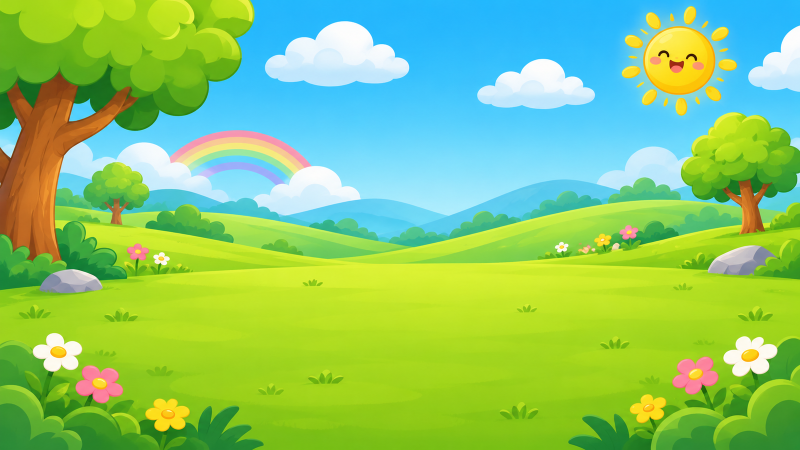
#> input picture assets/images/bg/bg_home.png, 1600 x 900 px (shown at 1/2 size)
$ python -i import_images.py   (imports and definitions only)
#> lines starting #> are read from the running program, lines starting #| are printed output that depends on the picture; after the words box and inside, x2 and y2 are one past the last pixel; in counts of white or black regions, pixels touching at a corner belong together
#> further down, picture is the input picture: PIL image 1600x900 RGB; mean R, G, B 136.5, 200.7, 111
"""Üretilen görselleri oyuna aktarır.

Kullanım: python tool/import_images.py <kaynak_klasör>

Kaynak klasördeki, docs/gorsel-promptlari.md içindeki adlarla kaydedilmiş resim
dosyalarını (PNG, JPEG, WebP) bulur; şeffaf olmayanların (beyaz ya da damalı) arka planını
temizler, kenar boşluklarını kırpar, uygun boyuta küçültür ve assets/images/
altındaki doğru klasöre yazar. Kaynak dosyalara dokunmaz.
"""
import os
import sys

import numpy as np
from PIL import Image, ImageChops, ImageDraw, ImageFilter

ROOT = os.path.join(os.path.dirname(os.path.abspath(__file__)), "..", "assets", "images")

OBJECTS = [
    "apple", "banana", "strawberry", "orange", "grapes", "watermelon", "pear", "cherry",
    "cat", "dog", "rabbit", "elephant", "lion", "frog", "fish", "bird",
    "car", "bus", "plane", "boat", "train", "balloon", "ball", "star",
    "lemon", "tomato", "cucumber", "eggplant", "potato", "broccoli", "pumpkin",
]
GAMES = [
    "shapes", "memory", "shadow", "count", "pattern", "odd", "puzzle", "sort",
    "maze", "color", "groups", "simon", "diff", "dots",
    "scene", "duel", "music", "wardrobe",
    "jobs", "seasons", "clock", "letters", "story", "animals", "fruits",
]
JOBS = [
    "job_firefighter", "job_doctor", "job_cook", "job_teacher", "job_builder", "job_painter", "job_postman", "job_pilot", "job_farmer",
    "tool_hose", "tool_stethoscope", "tool_pot", "tool_book", "tool_hammer", "tool_palette", "tool_envelope",
]
SEASONS = [
    "season_spring", "season_summer", "season_autumn", "season_winter",
    "dress_spring", "dress_summer", "dress_autumn", "dress_winter",
]
STORIES = [f"story_{name}_{page}" for name in ["ball", "seed", "rain", "share", "sleep"] for page in range(1, 7)]
OUTFITS = ["acc_cap", "acc_flower", "acc_glasses", "acc_party", "acc_bow", "acc_explorer", "acc_tophat", "acc_crown"]
STICKERS = [
    "st_cow", "st_goat", "st_chicken", "st_horse", "st_sheep", "st_duck", "st_tractor", "st_barn", "st_sunflower", "st_carrot", "st_corn", "st_rooster",
    "st_whale", "st_octopus", "st_crab", "st_turtle", "st_dolphin", "st_shark", "st_starfish", "st_clownfish", "st_seahorse", "st_jellyfish", "st_submarine", "st_anchor",
    "st_rocket", "st_rover", "st_planet", "st_mars", "st_star", "st_astronaut", "st_comet", "st_earth", "st_sun", "st_telescope", "st_satellite", "st_robot",
]
UI = [
    "lock", "star_full", "star_empty", "crown", "card_back", "btn_play", "btn_back", "btn_home",
    "btn_replay", "btn_next", "btn_sound_on", "btn_sound_off", "btn_parents",
    "btn_help", "btn_close", "prompt_tree", "btn_done", "btn_eraser", "btn_trash", "icon_gift", "icon_album",
]

EXTENSIONS = {".png", ".jpg", ".jpeg", ".jfif", ".webp"}

# dosya adı -> (klasör, en uzun kenar, şeffaf kesim mi?)
TARGETS = {}
# [14 lines not run here, left out]
TARGETS["logo"] = ("ui", 1024, True)
# [2 lines not run here, left out]
TARGETS["level_stop"] = ("ui", 512, True)
# [6 lines not run here, left out]
# Kareye oturtulmayan, kendi en-boy oranında kalan görseller.
WIDE = {"logo", "level_stop"}


def remove_baked_background(im, keep_all=False):
    """Kenarlardan başlayıp açık renkli, renksiz (beyaz/gri damalı) zemini siler.

    Çizimlerin koyu dış çizgisi taşmayı durdurur; içerideki beyaz alanlar
    (göz, karın, kuyruk ucu) korunur.
    """
#> called with keep_all = False
    rgb = im.convert("RGB")
    r, g, b = rgb.split()
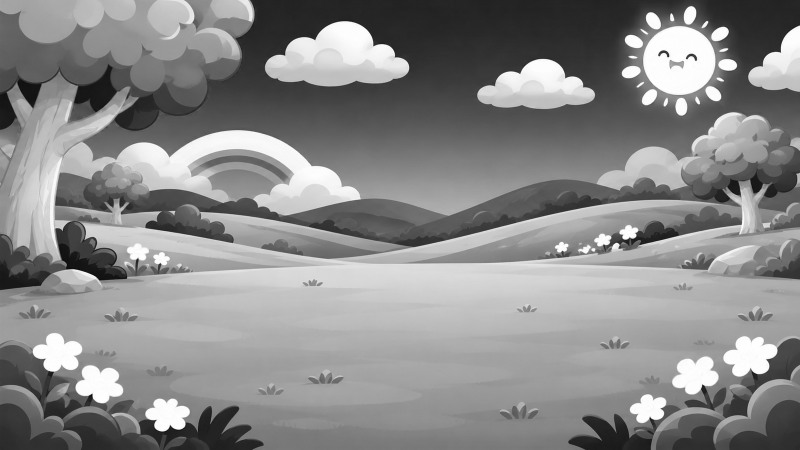
#> r: PIL image 1600x900 L (shown at 1/2 size); min 3, max 255, mean 136.5
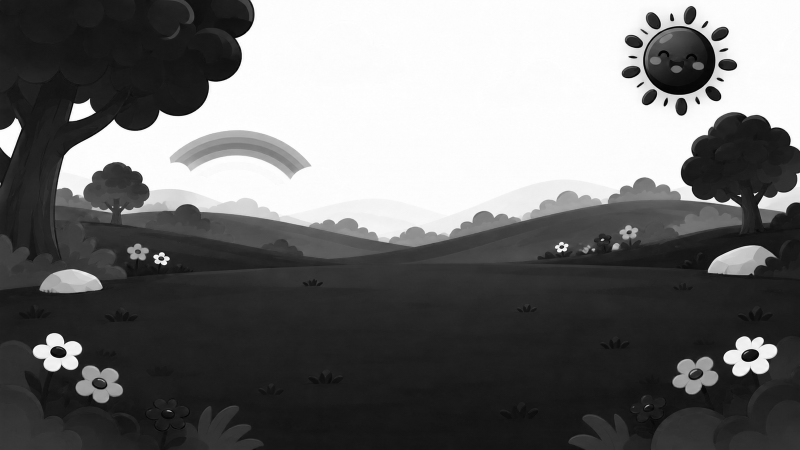
#> b: PIL image 1600x900 L (shown at 1/2 size); min 0, max 255, mean 111
    lightest = ImageChops.lighter(ImageChops.lighter(r, g), b)
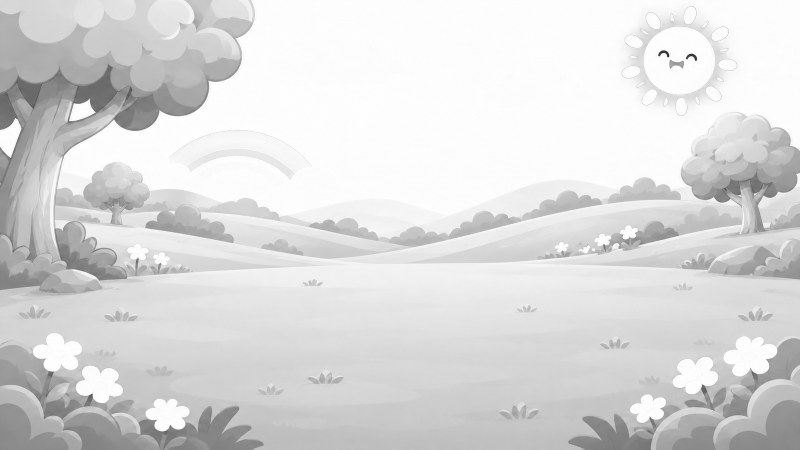
#> lightest: PIL image 1600x900 L (shown at 1/2 size); min 24, max 255, mean 218.4
    darkest = ImageChops.darker(ImageChops.darker(r, g), b)
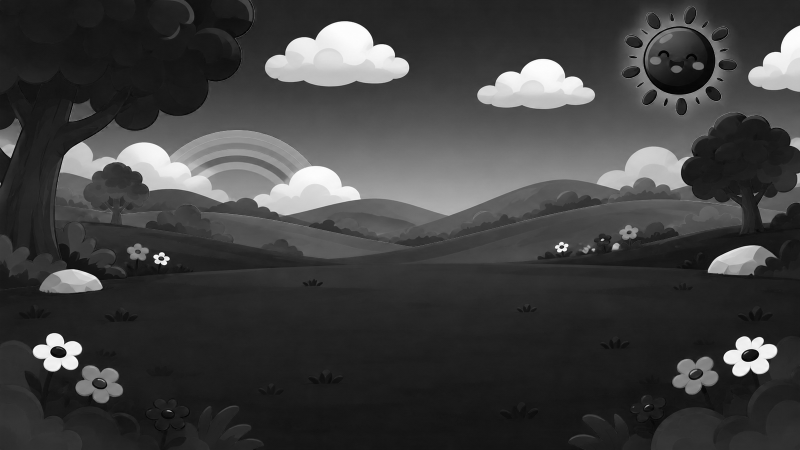
#> darkest: PIL image 1600x900 L (shown at 1/2 size); min 0, max 255, mean 63.2
    is_light = darkest.point(lambda v: 255 if v >= 150 else 0)
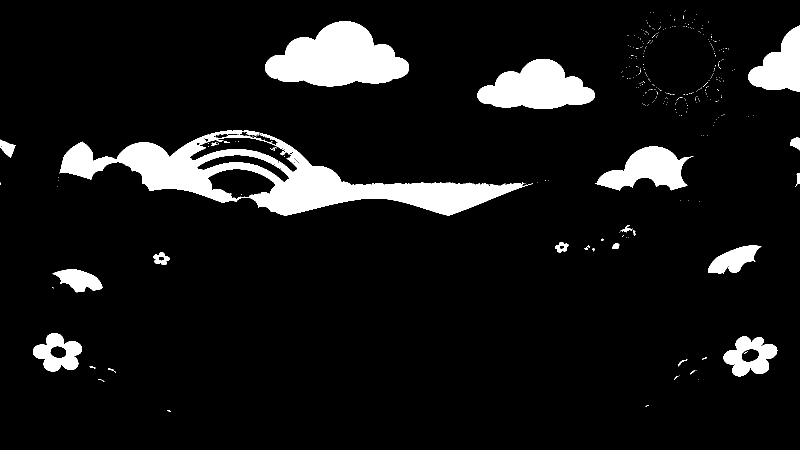
#> is_light: PIL image 1600x900 L (shown at 1/2 size); 8.7% white; 346 white regions (318 under 20 px), largest, box (x1, y1, x2, y2) and area: (119, 261, 1066, 431) 50748, (530, 43, 818, 173) 24341, (955, 118, 1190, 218) 15087
    is_grey = ImageChops.subtract(lightest, darkest).point(lambda v: 255 if v <= 32 else 0)
#> is_grey: PIL image 1600x900 L; 3.7% white; 234 white regions (220 under 20 px), largest, box (x1, y1, x2, y2) and area: (572, 43, 818, 144) 12461, (993, 118, 1179, 189) 7461, (542, 332, 721, 404) 5838
    candidate = ImageChops.multiply(is_light, is_grey)

    # Tek bir taşırma ile tüm kenarlardan başlamak için 1 piksel çerçeve ekle.
    w, h = im.size
#> w = 1600; h = 900
    padded = Image.new("L", (w + 2, h + 2), 255)
#> padded: PIL image 1602x902 L; every value is 255
    padded.paste(candidate, (1, 1))
#> padded: PIL image 1602x902 L; 3.9% white; 129 white regions (116 under 20 px), largest, box (x1, y1, x2, y2) and area: (573, 44, 819, 145) 12461, (0, 0, 1602, 902) 9348, (994, 119, 1180, 190) 7461
    ImageDraw.floodfill(padded, (0, 0), 128)
    background = padded.crop((1, 1, w + 1, h + 1)).point(lambda v: 255 if v == 128 else 0)
#> background: PIL image 1600x900 L; 0.3% white; 2 white regions (1 under 20 px), largest, box (x1, y1, x2, y2) and area: (1501, 52, 1600, 153) 4324

    # Kenardaki açık renkli hale kalmasın diye maskeyi 1-2 piksel içeri al.
    alpha = ImageChops.invert(background).filter(ImageFilter.MinFilter(5))
#> alpha: PIL image 1600x900 L; 99.6% white; 2 black regions, box (x1, y1, x2, y2) and area: (1499, 50, 1600, 155) 5185, (0, 363, 3, 372) 27
    if not keep_all:
        alpha = ImageChops.multiply(alpha, main_parts(alpha))
    alpha = alpha.filter(ImageFilter.GaussianBlur(0.8))
    out = rgb.convert("RGBA")
    out.putalpha(alpha)
    return out


def main_parts(alpha):
    """Zeminden arta kalan kırıntıları atar: yalnızca büyük parçalar kalır."""
    w, h = alpha.size
#> w = 1600; h = 900
    small = alpha.resize((w // 2, h // 2), Image.NEAREST)
#> small: PIL image 800x450 L; 99.6% white; 2 black regions (1 under 20 px), largest, box (x1, y1, x2, y2) and area: (749, 25, 800, 77) 1309
    mask = np.asarray(small) > 0
    sh, sw = mask.shape
#> sh = 450; sw = 800
    label = np.where(mask, np.arange(1, sh * sw + 1).reshape(sh, sw), 0)
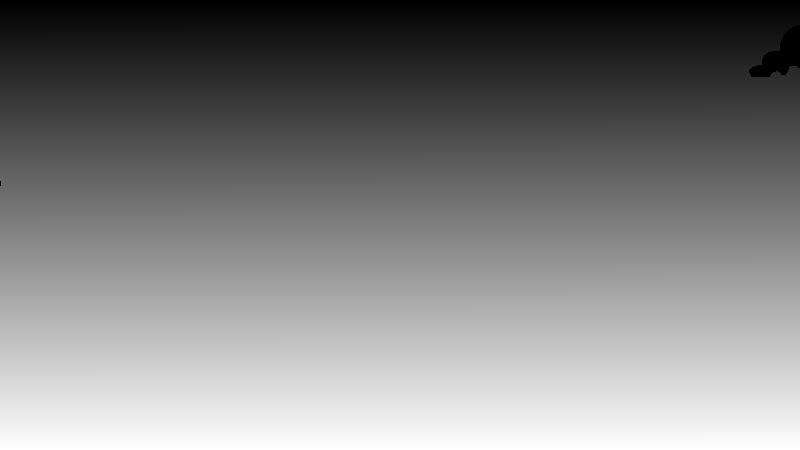
#> label: shape (450, 800) int64; min 0, max 360000, mean 179833.7; drawn with min black and max white
    while True:
        grown = label.copy()
        grown[1:, :] = np.maximum(grown[1:, :], label[:-1, :])
        grown[:-1, :] = np.maximum(grown[:-1, :], label[1:, :])
        grown[:, 1:] = np.maximum(grown[:, 1:], label[:, :-1])
        grown[:, :-1] = np.maximum(grown[:, :-1], label[:, 1:])
        grown[~mask] = 0
        if np.array_equal(grown, label):
            break
        label = grown
    ids, counts = np.unique(label[label > 0], return_counts=True)
#> ids = [360000]; counts = [358686]
    keep = ids[counts >= counts.max() * 0.03]
#> keep = [360000]
    kept = Image.fromarray((np.isin(label, keep) * 255).astype(np.uint8))
    return kept.resize((w, h), Image.NEAREST).filter(ImageFilter.MaxFilter(5))
#> returned value: PIL image 1600x900 L; 99.7% white; 1 black region, box (x1, y1, x2, y2) and area: (1500, 52, 1600, 152) 4544


# [61 lines left out: functions add_sticker_border, is_transparent, import_one, main, not called in this run]


# [3 lines not run here, left out]

>>> from PIL import Image
>>> picture = Image.open('../assets/images/bg/bg_home.png')
>>> result = remove_baked_background(picture)
#> in remove_baked_background, `alpha = ImageChops.multiply(alpha, main_parts(alpha))`: alpha: PIL image 1600x900 L; 99.6% white; 2 black regions, box (x1, y1, x2, y2) and area: (1499, 50, 1600, 155) 5190, (0, 363, 3, 372) 27
#> in remove_baked_background, `alpha = alpha.filter(ImageFilter.GaussianBlur(0.8))`:
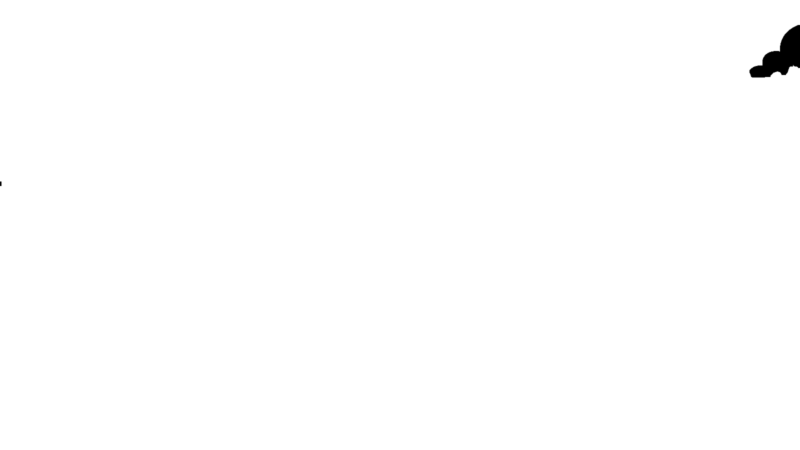
#> alpha: PIL image 1600x900 L (shown at 1/2 size); min 0, max 255, mean 254.1
